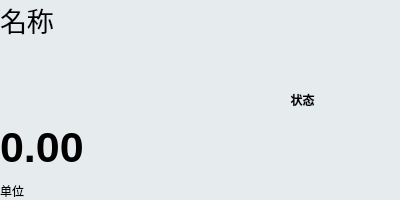
<?xml version="1.0" encoding="UTF-8"?>
<ui version="4.0">
 <class>SensorField</class>
 <widget class="QWidget" name="SensorField">
  <property name="geometry">
   <rect>
    <x>0</x>
    <y>0</y>
    <width>400</width>
    <height>200</height>
   </rect>
  </property>
  <property name="windowTitle">
   <string>传感器指标</string>
  </property>
  <property name="styleSheet">
   <string notr="true">background-color: #e6ebee;</string>
  </property>
  <layout class="QHBoxLayout" name="horizontalLayout">
   <property name="spacing">
    <number>10</number>
   </property>
   <property name="leftMargin">
    <number>0</number>
   </property>
   <property name="topMargin">
    <number>0</number>
   </property>
   <property name="rightMargin">
    <number>0</number>
   </property>
   <property name="bottomMargin">
    <number>0</number>
   </property>
   <item>
    <layout class="QVBoxLayout" name="view">
     <property name="spacing">
      <number>10</number>
     </property>
     <item>
      <widget class="QLabel" name="name">
       <property name="sizePolicy">
        <sizepolicy hsizetype="Preferred" vsizetype="Maximum">
         <horstretch>0</horstretch>
         <verstretch>0</verstretch>
        </sizepolicy>
       </property>
       <property name="font">
        <font>
         <pointsize>20</pointsize>
        </font>
       </property>
       <property name="text">
        <string>名称</string>
       </property>
      </widget>
     </item>
     <item>
      <widget class="QLabel" name="value">
       <property name="font">
        <font>
         <pointsize>32</pointsize>
         <weight>75</weight>
         <bold>true</bold>
        </font>
       </property>
       <property name="text">
        <string>0.00</string>
       </property>
       <property name="alignment">
        <set>Qt::AlignBottom|Qt::AlignLeading|Qt::AlignLeft</set>
       </property>
      </widget>
     </item>
     <item>
      <widget class="QLabel" name="unit">
       <property name="sizePolicy">
        <sizepolicy hsizetype="Preferred" vsizetype="Maximum">
         <horstretch>0</horstretch>
         <verstretch>0</verstretch>
        </sizepolicy>
       </property>
       <property name="text">
        <string>单位</string>
       </property>
      </widget>
     </item>
    </layout>
   </item>
   <item>
    <layout class="QVBoxLayout" name="trend">
     <item>
      <widget class="QLabel" name="status">
       <property name="font">
        <font>
         <weight>75</weight>
         <bold>true</bold>
        </font>
       </property>
       <property name="text">
        <string>状态</string>
       </property>
       <property name="alignment">
        <set>Qt::AlignCenter</set>
       </property>
      </widget>
     </item>
    </layout>
   </item>
  </layout>
 </widget>
 <resources/>
 <connections/>
</ui>
